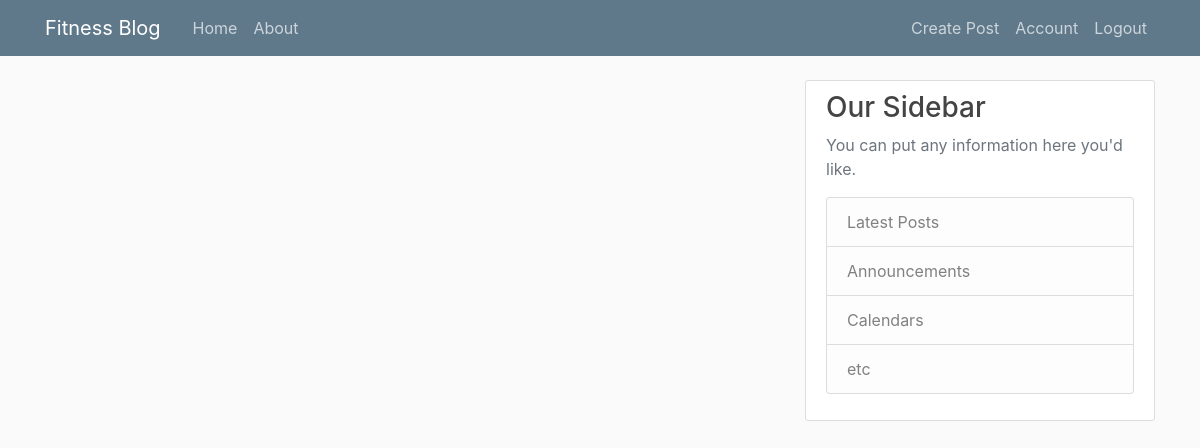
Page /category/weight (signed in) on the earlier database version.
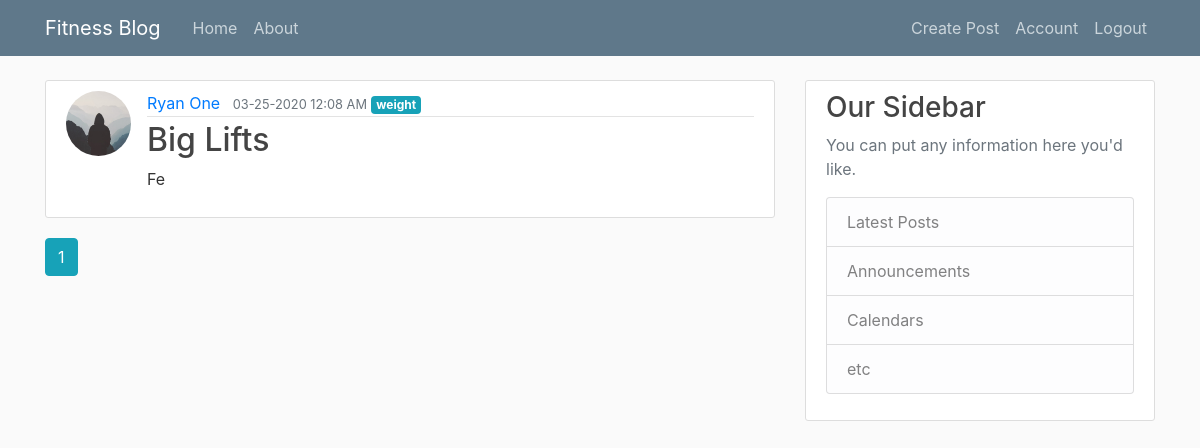
Same page on the later database version.
### fitnessblog/models.py (models this page shows, shortened)
class Post(db.Model):
    id = db.Column(db.Integer, primary_key=True)
    title = db.Column(db.String(100), nullable=False)
    date_posted = db.Column(db.DateTime, nullable=False, default=datetime.utcnow)
    content = db.Column(db.Text, nullable=False)
    category = db.Column(db.Text, nullable=False)
    user_id = db.Column(db.Integer, db.ForeignKey("user.id"), nullable=False)

class User(db.Model, UserMixin):
    id = db.Column(db.Integer, primary_key=True)
    username = db.Column(db.String(20), unique=True, nullable=False)
    email = db.Column(db.String(120), unique=True, nullable=False)
    profile_type = db.Column(db.String(20), nullable=False)
    image_file = db.Column(db.String(20), nullable=False, default="default.jpg")
    password = db.Column(db.String(60), nullable=False)
    posts = db.relationship("Post", backref="author", lazy=True)

### fitnessblog/posts/routes.py (the view)
@posts.route("/category/<string:category>", methods=["GET"])
@login_required
def filter_by_category(category):
    page = request.args.get("page", 1, type=int)
    posts = Post.query.filter_by(category=category).paginate(page=page, per_page=5)
    return render_template("category_list.html", posts=posts)

### fitnessblog/models.py (called while the page is built)
@login_manager.user_loader
def load_user(user_id):
    return User.query.get(int(user_id))

### fitnessblog/templates/category_list.html
{% extends "layout.html" %}
{% block content %}
  {% for post in posts.items %}
    <article class="media content-section">
      <img class="rounded-circle article-img" src="{{ url_for('static', filename='profile_pics/' + post.author.image_file) }}">
      <div class="media-body">
        <div class="article-metadata">
          <a class="mr-2" href="{{ url_for('users.user_posts', username=post.author.username) }}">{{ post.author.username }}</a>
          <small class="text-muted">{{ post.date_posted.strftime('%m-%d-%Y %I:%M %p') }}</small>
          <a href="{{ url_for('posts.filter_by_category', category=post.category) }}" class="badge badge-info">{{ post.category}}</a>
        </div>
        <h2><a class="article-title" href="{{ url_for('posts.post', post_id=post.id) }}">{{ post.title }}</a></h2>
        <p class="article-content">{{ post.content }}</p>
      </div>
    </article>
  {% endfor %}
  {% for page_num in posts.iter_pages(left_edge=1, right_edge=1, left_current=1, right_current=2) %}
    {% if page_num %}
      {% if posts.page == page_num %}
        <a class="btn btn-info mb-4" href="{{ url_for('main.home', page=page_num) }}">{{ page_num }}</a>
      {% else %}
      <a class="btn btn-outline-info mb-4" href="{{ url_for('main.home', page=page_num) }}">{{ page_num }}</a>
      {% endif %}
    {% else %}
      ...
    {% endif %}
  {% endfor %}
{% endblock content %}

Differences in the rows shown:
added Post: image_file (placeholder picture), author.username "Ryan One", date_posted "03-25-2020 12:08 AM", category "weight", title "Big Lifts", content "Fe"
Other differences:
new list line: "1"
